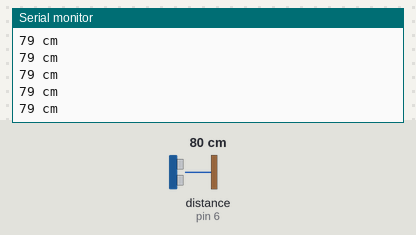
A sketch run on a simulated Arduino Uno, built with avr-gcc and run on an emulated ATmega328P. Shown: the last lines printed to the serial monitor. Wiring (inferred from the names in the program): ultrasonic range finder: trigger pin 7; echo pin 6. The inputs (shaded band) are chosen by the test bench; at power-on: distance to the obstacle (sensor on pin 6) 80 cm. The echo pulse lasts 58.3 µs per cm.

Above: at 1.2 s.
1.3 s: distance to the obstacle (sensor on pin 6) set to 2 cm
At 1.9 s:
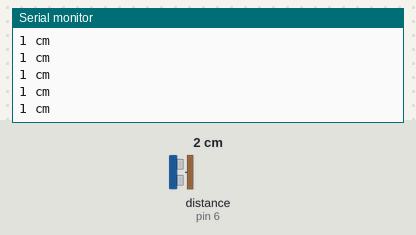
4.3 s: distance to the obstacle (sensor on pin 6) set to 4 cm
At 5.4 s:
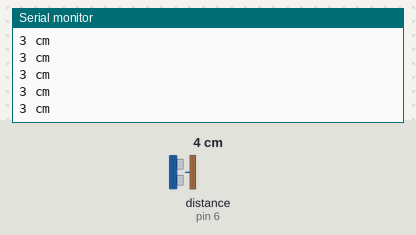
Timing chart, 0 to 7.3 s (numbered marks = the images above; inputs shaded):
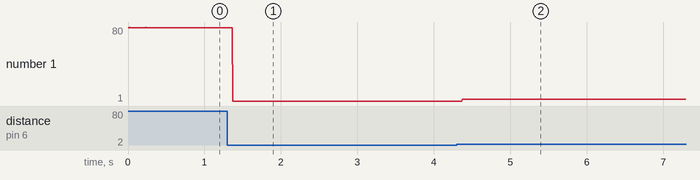

Measured:
- after the input at 1.3 s, the serial monitor: prints a new line after 0.07 s (image 1)
- after the input at 4.3 s, the serial monitor: prints a new line after 0.07 s (image 2)
- plotted number 1: 79 → 1 after the input at 1.3 s, 1 → 3 after the input at 4.3 s

The sketch:

ultra_test.ino
```cpp
#include <Arduino.h>

const int trig = 7; //ประกาศขา trig
const int echo = 6; //ประกาศขา echo
long duration, distance; //ประกาศตัวแปรเก็บค่าระยะ

void setup() {
  Serial.begin(9600);
  pinMode(echo, INPUT); //สั่งให้ขา echo ใช้งานเป็น input
  pinMode(trig, OUTPUT); //สั่งให้ขา trig ใช้งานเป็น output
}
void loop() {
 digitalWrite(trig, LOW);
 delayMicroseconds(5);
 digitalWrite(trig, HIGH);
 delayMicroseconds(5);
 digitalWrite(trig, LOW); //ใช้งานขา trig

 duration = pulseIn(echo, HIGH); //อ่านค่าของ echo
 distance = (duration/2) / 29.1; //คำนวณเป็น centimeters
 Serial.print(distance);
 Serial.print(" cm\n");
}
```
